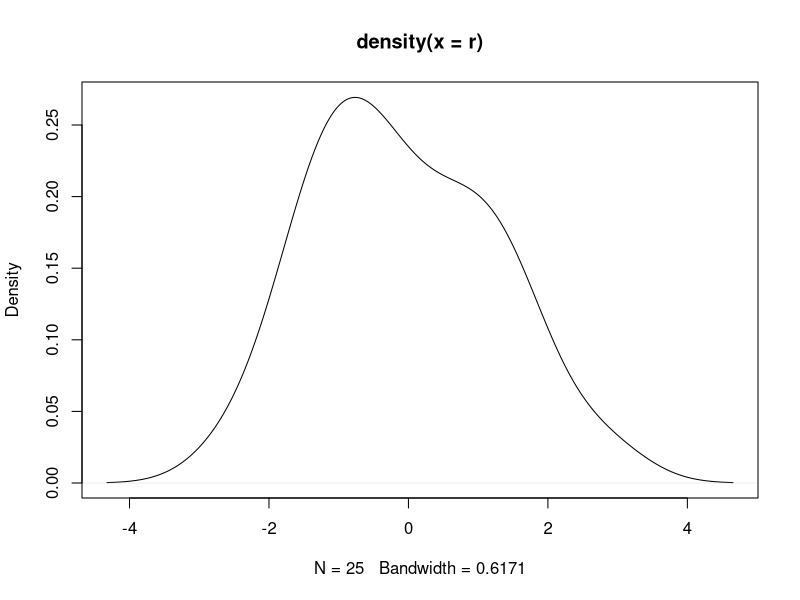

Write R code to recreate this figure.
## ---- chunk 1
# Quick summary
ranrw <- function(mu, sigma, p0=100, T=100) {
  cumprod(c(p0, 1 + (rnorm(n=T, mean=mu, sd=sigma)/100)))
}
prices2returns <- function(x) {
  100*diff(log(x))
}
returns2prices <- function(r, p0=100) {
  c(p0, p0 * exp(cumsum(r/100)))
}

cat("Simulate 25 points from a random walk starting at 1500 --\n")
p <- ranrw(0.05, 1.4, p0=1500, T=25)
    # gives you a 25-long series, starting with a price of 1500, where
    # one-period returns are N(0.05,1.4^2) percent.
print(p)

cat("Convert to returns--\n")
r <- prices2returns(p)
print(r)

cat("Go back from returns to prices --\n")
goback <- returns2prices(r, 1500)
print(goback)

summary(r); sd(r)                       # summary statistics
plot(density(r))                        # kernel density plot

